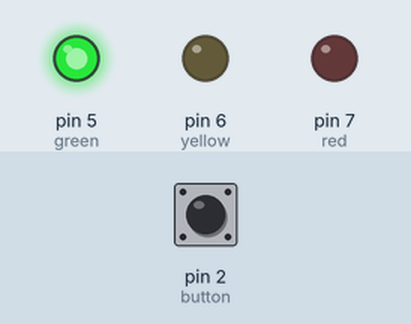
Simulated run of this sketch. Board: Arduino Uno, built with avr-gcc and run on an emulated ATmega328P. Shown: output pins drawn as LEDs (lit = HIGH). Inputs (shaded band) come from the test bench; at power-on: pin 2 (button) HIGH.

Above: at 1.5 s.
At 3.5 s:
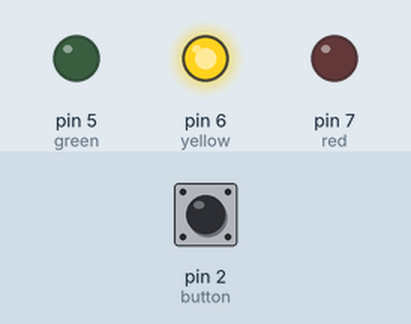
At 5.5 s:
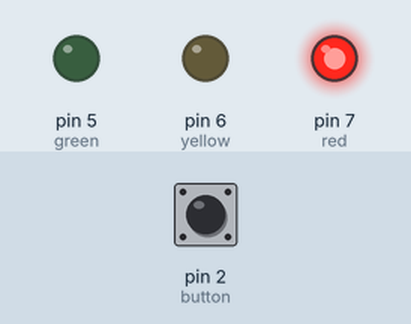
Timing chart, 0 to 9.1 s (numbered marks = the images above):
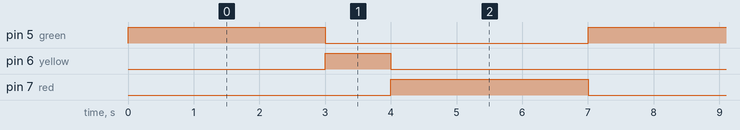

The sketch:

sketch_feb18a.ino
```cpp
//This code simulates a stop light, and when a button is pressed the light stays green till the button is let go. - Nathan Goglin

int button = 2;
int red = 7;
int yellow = 6;
int green = 5;

void setup() {

pinMode(red, OUTPUT);
pinMode(yellow, OUTPUT);
pinMode(green, OUTPUT);
pinMode(button, INPUT_PULLUP);
}

void loop() {

if (digitalRead(button) == LOW) {
    digitalWrite(red, LOW);
    digitalWrite(yellow, LOW);
    digitalWrite(green, HIGH);
  }
  else {

    digitalWrite(green, HIGH);
    digitalWrite(yellow, LOW);
    digitalWrite(red, LOW);
    delay(3000);

    digitalWrite(green, LOW);
    digitalWrite(yellow, HIGH);
    delay(1000);

    digitalWrite(yellow, LOW);
    digitalWrite(red, HIGH);
    delay(3000);

    digitalWrite(red, LOW);
  }
}
```

Measured:
- by itself, pin 5 (green), pin 7 (red): alternates HIGH for 3.0 s and LOW for 4.0 s
- by itself, pin 6 (yellow): alternates HIGH for 1.0 s and LOW for 6.0 s
- by itself, everything shown: repeats every 7.0 s, in 4 steps
